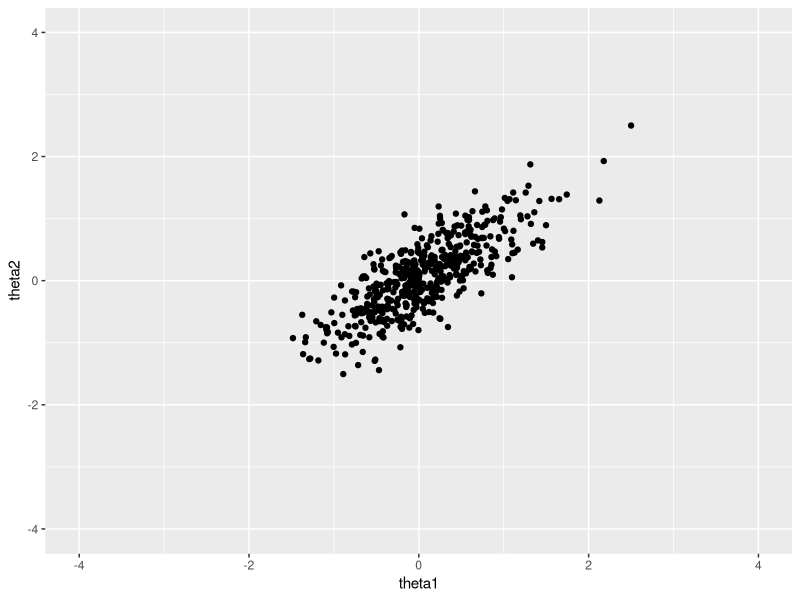
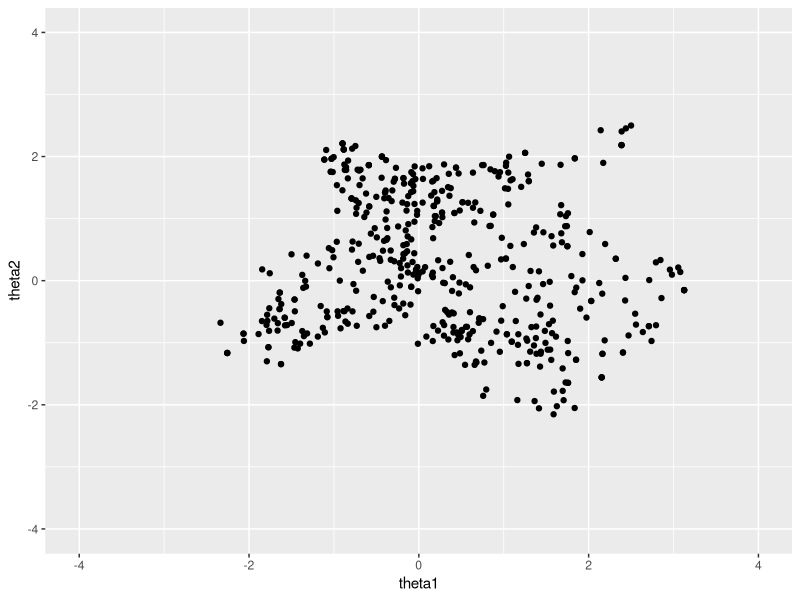
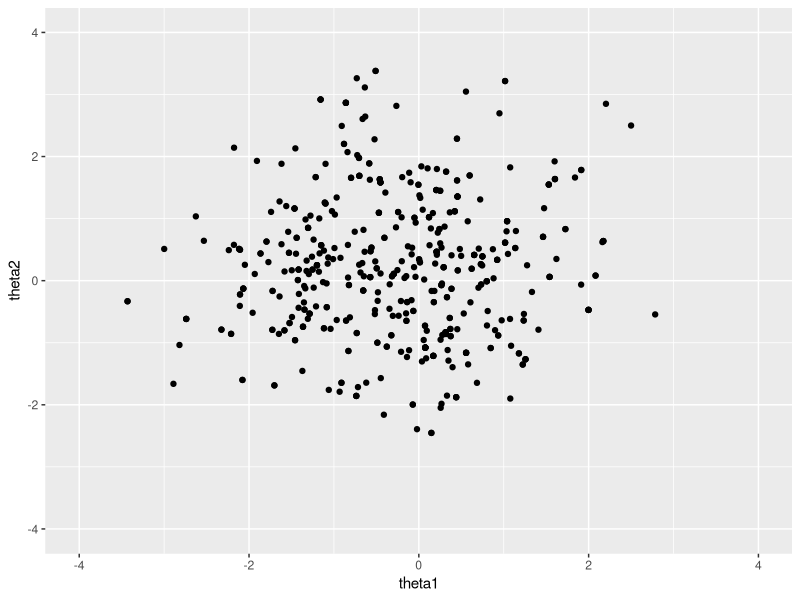

Recreate these plots in R, in order.
## BDA ch.11
## Hiroto Katsumata
## May 15, 2017

require(MASS)
require(mvtnorm)
require(tidyverse)

## The Gibbs Sampler
## Bibariate normal distribution

bvn_gibbs <- function(y1 = 0, y2 = 0, rho = 0.8, iteration = 500, start = c(2.5, 2.5)) {
	theta1 <- numeric(iteration + 1)
	theta2 <- numeric(iteration + 1)
	theta1[1] <- start[1]
	theta2[1] <- start[2]
	for(t in 2:(iteration + 1)){
		theta1[t] <- rnorm(1, y1 + rho * (theta2[t - 1] - y2), 1 - rho^2)
		theta2[t] <- rnorm(1, y2 + rho * (theta1[t] - y1), 1 - rho^2)
	}
	list(theta1 = theta1, theta2 = theta2, y1 = y1, y2 = y2, rho = rho, iteration = iteration, start = start)
}

result_bvn_gibbs <- bvn_gibbs()

data.frame(theta1 = result_bvn_gibbs$theta1, theta2 = result_bvn_gibbs$theta2) %>%
ggplot(., aes(x = theta1, y = theta2)) +
	geom_point() +
	scale_x_continuous(limits = c(-4, 4)) +
	scale_y_continuous(limits = c(-4, 4))


## The Metropolis algorithm
## Bivariate unit normal density with normal jumping kernel
Metropolis  <- function(theta_t_1, jump = 0.2^2) {
	mut <- theta_t_1
	I2 <- matrix(c(1, 0, 0, 1), nrow = 2, ncol = 2)
	proposed <- mvrnorm(n = 1, mu = mut, Sigma = I2 * jump)
	r <- dmvnorm(x = proposed, mean = c(0, 0), sigma = I2) / dmvnorm(x = mut, mean = c(0, 0), sigma = I2)
	accepted <- (r > runif(1, 0, 1))
	thetat <- ifelse(rep(accepted, 2), proposed, theta_t_1)
	thetat
}

bvn_metro <- function(iteration = 500, start = c(2.5, 2.5), jump = 0.2^2) {
	theta1 <- numeric(iteration + 1)
	theta2 <- numeric(iteration + 1)
	theta1[1] <- start[1]
	theta2[1] <- start[2]
	for(t in 2:(iteration + 1)){
		result <- Metropolis(theta_t_1 = c(theta1[t - 1], theta2[t - 1]), jump = jump)
		theta1[t] <- result[1]
		theta2[t] <- result[2]
	}
	list(theta1 = theta1, theta2 = theta2, iteration = iteration, start = start)
}

result_bvn_metro <- bvn_metro()
data.frame(theta1 = result_bvn_metro$theta1, theta2 = result_bvn_metro$theta2) %>%
ggplot(., aes(x = theta1, y = theta2)) +
	geom_point() +
	scale_x_continuous(limits = c(-4, 4)) +
	scale_y_continuous(limits = c(-4, 4))

result_bvn_metro <- bvn_metro(jump = 0.8^2)
data.frame(theta1 = result_bvn_metro$theta1, theta2 = result_bvn_metro$theta2) %>%
ggplot(., aes(x = theta1, y = theta2)) +
	geom_point() +
	scale_x_continuous(limits = c(-4, 4)) +
	scale_y_continuous(limits = c(-4, 4))

